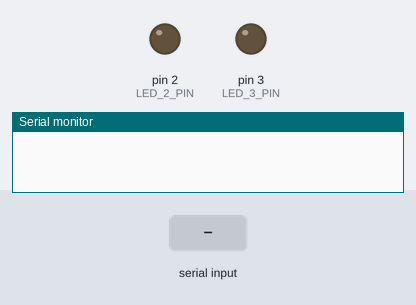
Bench run of a sketch on a simulated Arduino Mega 2560, built with avr-gcc and run on an emulated ATmega2560. Parts: output pins drawn as LEDs (lit = HIGH), the last lines printed to the serial monitor. The test bench sets the inputs (shaded band).

Above: at 1.2 s.
1.3 s: "1" received over the second serial link
At 2.4 s:
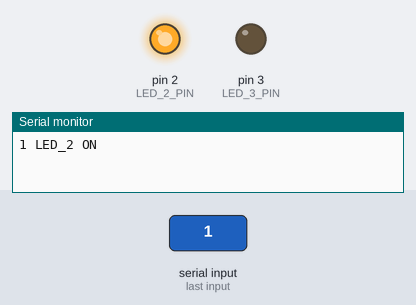
4.3 s: "2" received over the second serial link
At 4.7 s:
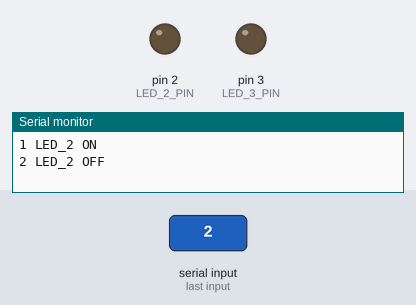
Timing chart, 0 to 7.3 s (numbered marks = the images above; inputs shaded):
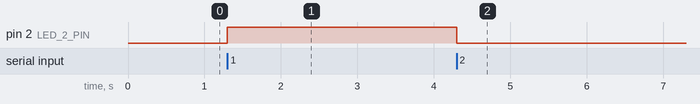

Measured:
- after the input at 1.3 s, pin 2 (LED_2_PIN): LOW → HIGH at once
- after the input at 4.3 s, pin 2 (LED_2_PIN): HIGH → LOW at once

The sketch:

hl_beginer_atmega2560_wifi_module_check.ino
```cpp
// (licence header left out)
// Выводы светодиодов
const byte LED_2_PIN = 2;
const byte LED_3_PIN = 3;

// Константы команд управления состояниями светодиодов контроллера
const char led_2_on_cmd = '1';
const char led_2_off_cmd = '2';
const char led_3_on_cmd = '3';
const char led_3_off_cmd = '4';

void setup() {
  // Настройка скорости отладочного порта
  Serial.begin(115200);

  // Настройка скорости порта для связи с модулем WiFi
  Serial2.begin(115200);

  // Настройка выводов светодиодов на выход
  pinMode(LED_2_PIN, OUTPUT);
  pinMode(LED_3_PIN, OUTPUT);

  // Принудительное выключение светодиодов
  digitalWrite(LED_2_PIN, LOW);
  digitalWrite(LED_3_PIN, LOW);
}

void loop() {
  // Проверка на наличие данных от WiFi модуля
  if (Serial2.available()) {
    // Считывание принятого байта данных
    char read_char = Serial2.read();
    Serial.write(read_char);
    Serial.write(" ");

    // Проверка принятого байта данных на соответсвие одной из команд
    if (read_char == led_2_on_cmd) {
      digitalWrite(LED_2_PIN, HIGH); // Включение светодиода LED_2
      Serial.println("LED_2 ON");
    }
    if (read_char == led_2_off_cmd) {
      digitalWrite(LED_2_PIN, LOW); // Выключение светодиода LED_2
      Serial.println("LED_2 OFF");
    }
    if (read_char == led_3_on_cmd) {
      digitalWrite(LED_3_PIN, HIGH); // Включение светодиода LED_3
      Serial.println("LED_3 ON");
    }
    if (read_char == led_3_off_cmd) {
      digitalWrite(LED_3_PIN, LOW); // Выключение светодиода LED_3
      Serial.println("LED_3 OFF");
    }
  }
}
```
